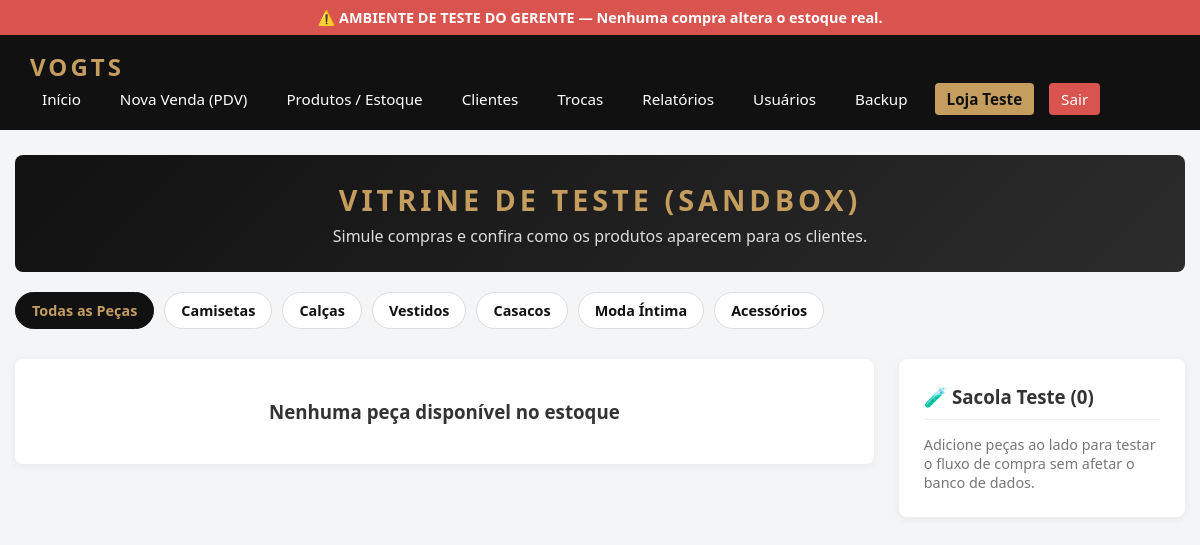
Page /vogts/loja_teste.php (signed in) on the earlier database version.
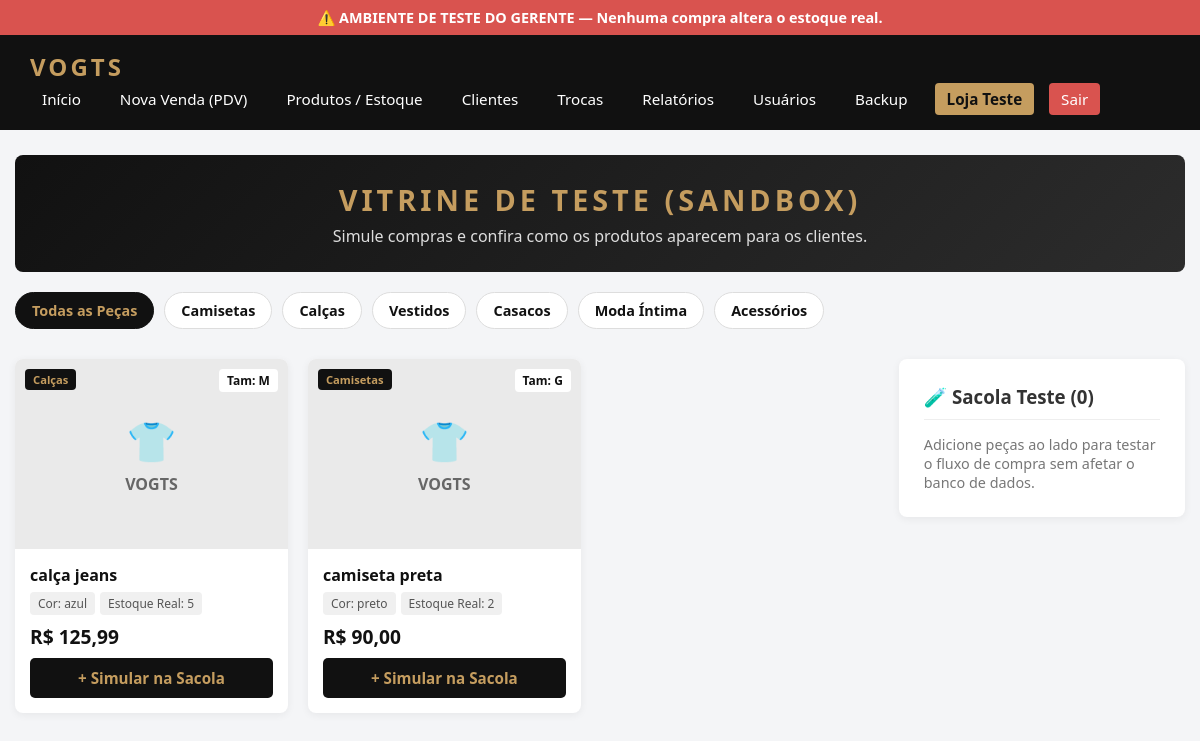
Same page on the later database version.
### tables this page shows
CREATE TABLE `produtos` (
  `id` int(11) NOT NULL,
  `codigo` varchar(50) NOT NULL,
  `nome` varchar(120) NOT NULL,
  `categoria` varchar(60) NOT NULL,
  `tamanho` varchar(10) NOT NULL,
  `cor` varchar(40) NOT NULL,
  `preco` decimal(10,2) NOT NULL,
  `estoque` int(11) NOT NULL DEFAULT 0
);

### vogts/loja_teste.php (the view, shortened to what the changed rows need)
<?php
require 'config/conexao.php';
$cat = $_GET['cat'] ?? '';
if ($cat) {
    $stmtProd = $pdo->prepare("SELECT * FROM produtos WHERE estoque > 0 AND categoria = ? ORDER BY id DESC");
    $stmtProd->execute([$cat]);
} else {
    $stmtProd = $pdo->query("SELECT * FROM produtos WHERE estoque > 0 ORDER BY id DESC");
}
$produtos = $stmtProd->fetchAll(PDO::FETCH_ASSOC);
?>
<!DOCTYPE html>
<html lang="pt-BR">
<head>
    <link rel="stylesheet" href="assets/style.css">
</head>
<body>
    <div class="container">
        <div class="banner-loja">
            <h1>VITRINE DE TESTE (SANDBOX)</h1>
        </div>
        <div class="categorias-bar">
            <a href="loja_teste.php" class="cat-pill <?php echo $cat === '' ? 'active' : ''; ?>">Todas as Peças</a>
            <?php foreach (['Camisetas', 'Calças', 'Vestidos', 'Casacos', 'Moda Íntima', 'Acessórios'] as $c): ?>
                <a href="loja_teste.php?cat=<?php echo urlencode($c); ?>" class="cat-pill <?php echo $cat === $c ? 'active' : ''; ?>"><?php echo $c; ?></a>
            <?php endforeach; ?>
        </div>
        <div style="display: grid; grid-template-columns: 3fr 1fr; gap: 25px; align-items: start;">
            <div class="grid-produtos">
                <?php if (count($produtos) > 0): ?>
                    <?php foreach ($produtos as $p): ?>
                        <div class="produto-card">
                            <div class="produto-img-placeholder">
                                <span style="position: absolute; top: 10px; left: 10px; background: #111; color: var(--accent, #fff); font-size: 0.7rem; padding: 3px 8px; border-radius: 4px;"><?php echo htmlspecialchars($p['categoria']); ?></span>
                                <span style="position: absolute; top: 10px; right: 10px; background: #fff; color: #111; font-size: 0.75rem; padding: 3px 8px; border-radius: 4px;">Tam: <?php echo htmlspecialchars($p['tamanho']); ?></span>
                                <span style="font-size: 2.5rem; margin-bottom: 5px;">👕</span>
                                <span>VOGTS</span>
                            </div>
                            <div class="produto-info">
                                <h3 style="font-size: 1rem; margin: 0 0 6px 0; color: #111;"><?php echo htmlspecialchars($p['nome']); ?></h3>
                                <div style="display: flex; gap: 5px; flex-wrap: wrap; margin-bottom: 8px;">
                                    <span class="tag-info">Cor: <?php echo htmlspecialchars($p['cor']); ?></span>
                                    <span class="tag-info">Estoque Real: <?php echo $p['estoque']; ?></span>
                                </div>
                                <div class="produto-preco">R$ <?php echo number_format($p['preco'], 2, ',', '.'); ?></div>
                                <form method="POST">
                                    <button type="submit" name="add_sacola" class="btn btn-primary" style="width: 100%; background: #111; color: var(--accent, #fff); border: none; padding: 10px; border-radius: 5px; font-weight: bold; cursor: pointer;">+ Simular na Sacola</button>
                                </form>
                            </div>
                        </div>
                    <?php endforeach; ?>
                <?php else: ?>
                    <div class="card" style="grid-column: 1 / -1; text-align: center; padding: 40px;">
                        <h3>Nenhuma peça disponível no estoque</h3>
                    </div>
                <?php endif; ?>
            </div>
        </div>
    </div>
</body>
</html>

Differences in the rows shown:
added produtos: categoria "Calças", tamanho "M", nome "calça jeans", cor "azul", estoque "5", preco "125,99"
added produtos: categoria "Camisetas", tamanho "G", nome "camiseta preta", cor "preto", estoque "2", preco "90,00"
Other differences:
text no longer shown: "Nenhuma peça disponível no estoque"
